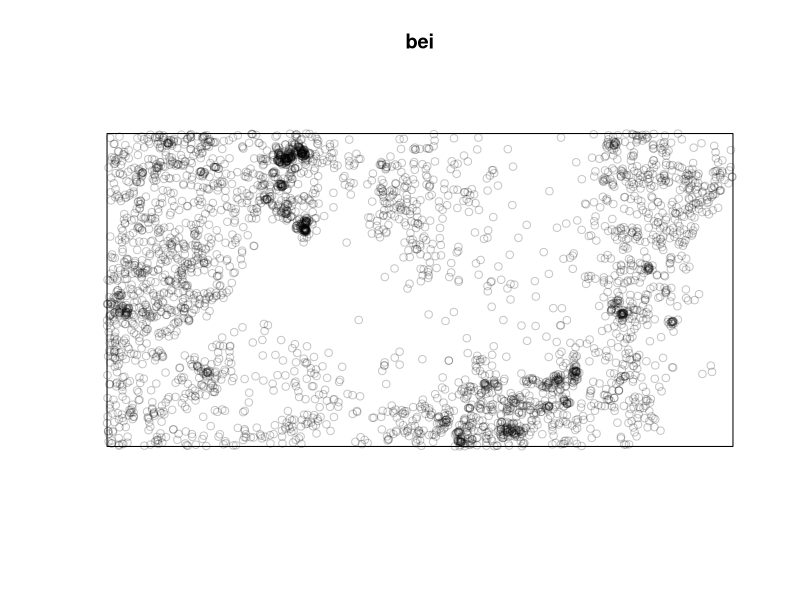
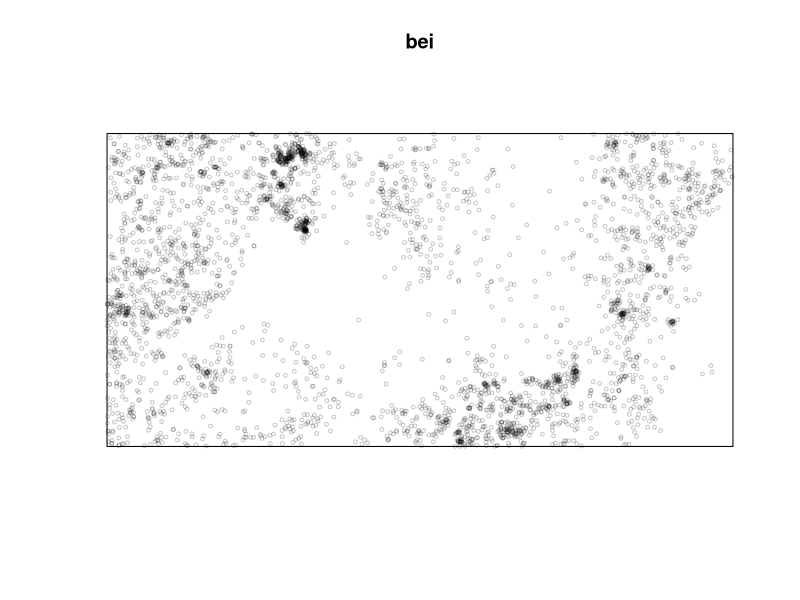
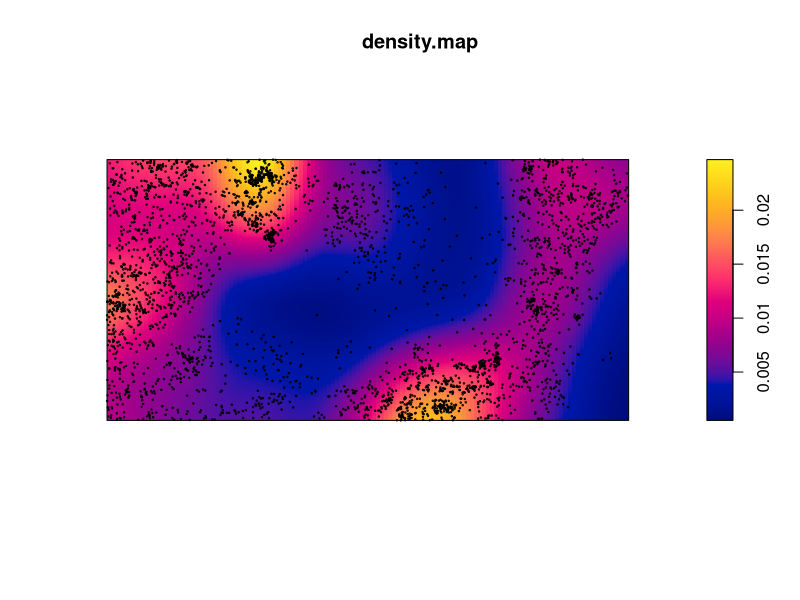
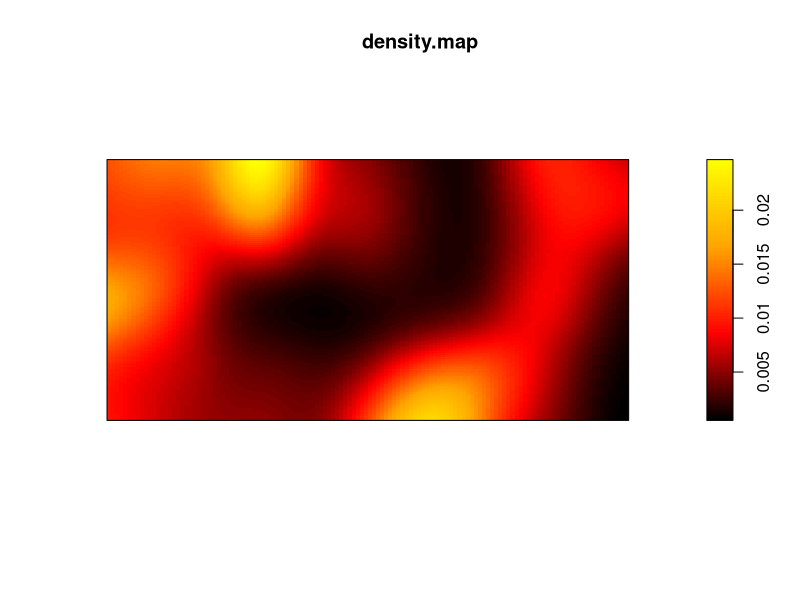
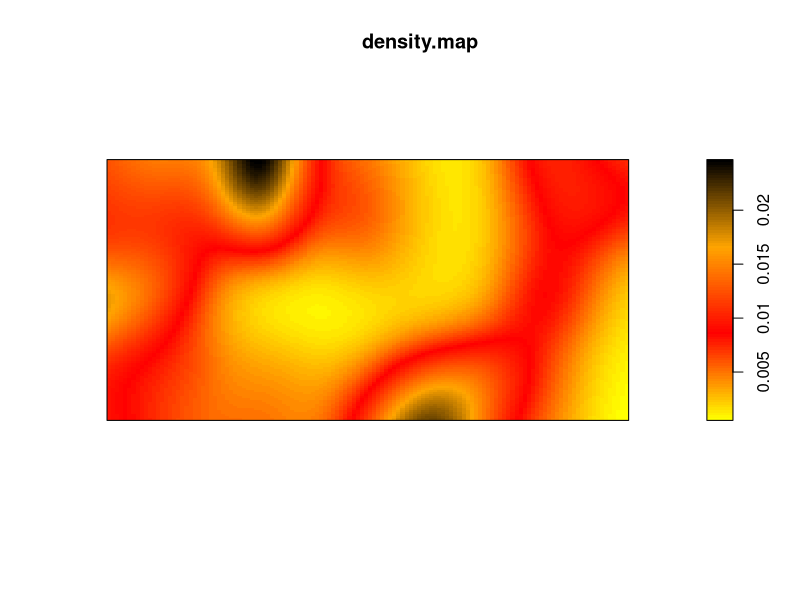
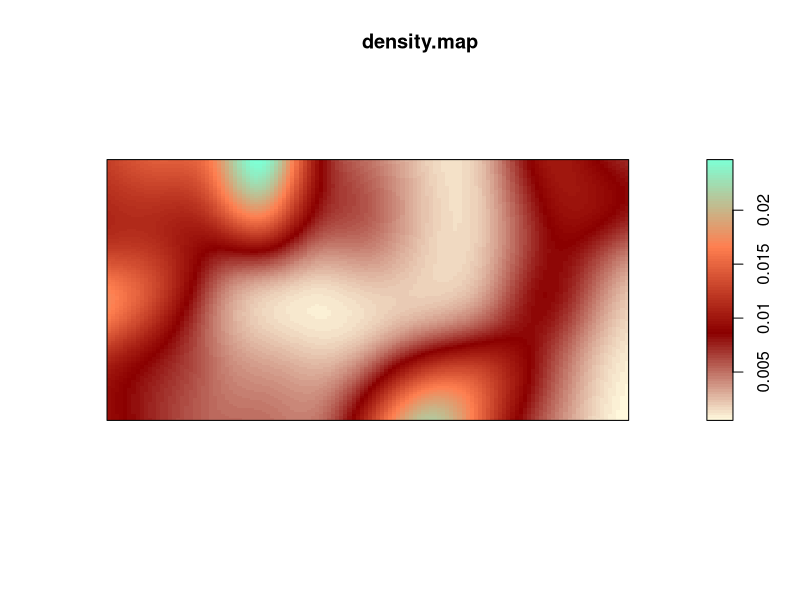
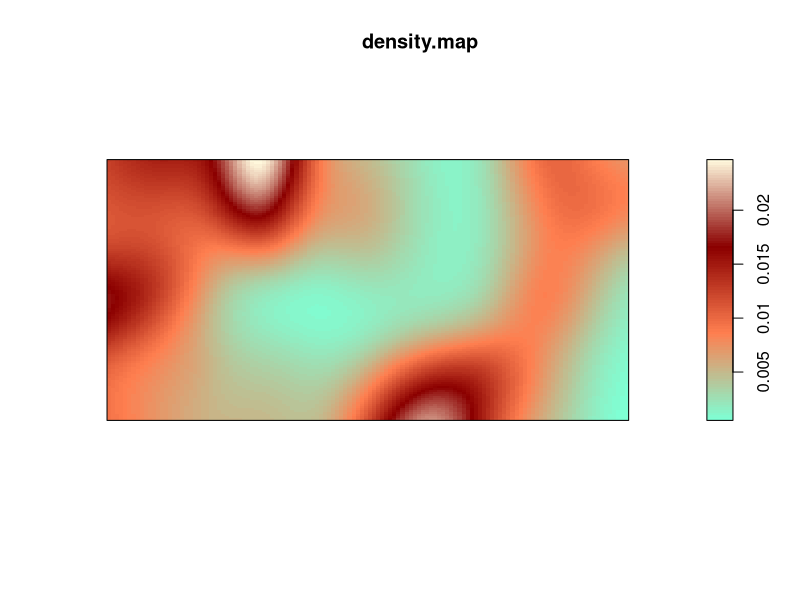
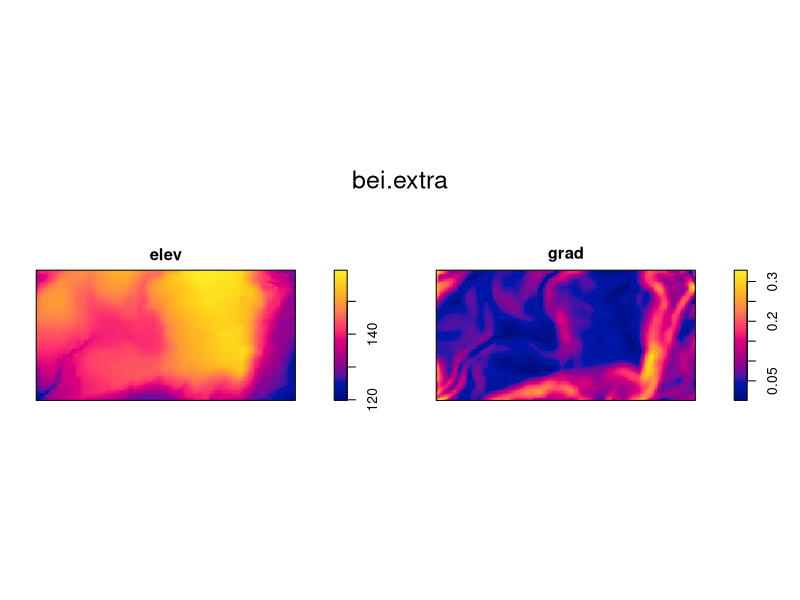

Recreate these plots in R, in order.
##give a look at "code from 0.2population" in professor github account

#Code related to population ecology

install.packages("spatstat")
library(spatstat)
library(terra)

#we will use the bei data set
plot(bei)
#on the environment we can se thousands of points, which represent
#the monitored number of trees in the Amazonia

#HOW TO CHANGE THE DOTS SIZE?
#we use the "cex" function
plot(bei, cex=0.5)
#this is a density map, how to calculate it as a continuous image?
#we consider each group of dots as a single unit
#each unit is going to be more or less dense according to the number
#of dots present in that area

#HOW TO PASS FROM POINTS TO CONTINUOUS SURFACE? 
#WE USE THE INTERPOLATION
#we use the "density" function to create the density map
#and we rename it
density.map <- density(bei)
density.map
#on the console is it shown that now we are working with pixels
#in this way we can now plot the density map
plot(density.map)
#blue is low density instead yellow is high density

#HOW TO PUT THE POINTS ON THE TOP OF THE DENSITY MAP?
#we use the "points" function, but not creating a new variable
#just adding it to the past "bei" plot
points(bei, cex=0.2)

#HOW TO CHANGE THE DENSITY MAP COLORS?
#We will use the "colorRampPalette" and concatenate the colors
#100 is the gradient
cl <- colorRampPalette(c("black", "red", "orange", "yellow"))(100)
plot(density.map, col=cl)

cl2 <-colorRampPalette(c("yellow", "red", "orange", "black"))(100)
plot(density.map, col=cl2)

#EXERCISE
#To built a new color palette
cl.ex <-colorRampPalette(c("cornsilk","darkred", "coral", "aquamarine"))(100)
plot(density.map, col=cl.ex)

cl.ex2 <-colorRampPalette(c("aquamarine", "coral", "darkred", "cornsilk"))(100)
plot(density.map, col=cl.ex2)

#HOW TO HAVE AN ADDITION VARIABLE?
#We use the "extra", in our case we will add the "elevation" to 
#the gradiant
plot(bei.extra)
#We set the elevation into an element which we call elev
#and we plot it, we will obtain only the elevation plot
elev <- bei.extra[[1]] #bei.extra$elev
plot(elev)

#HOW TO PLOT SEVERAL THINGS ALL TOGETHER?
#This is called "multiframe" argument
#the function that we are going to use is called "par"
#we will state how many rows and coloumns we want to plot inside
#the second frame, contained in the first one

par(mfrow=c(1,2))
plot(density.map)
plot(elev) #run all the elements together

par(mfrow=c(2,1))
plot(density.map)
plot(elev)

par(mfrow=c(1,2))
plot(density.map, col=cl.ex)
plot(density.map, col=cl.ex2)

par(mfrow=c(1,2))
plot(density.map, col=cl)
plot(density.map, col=cl2)

#EXERCISE
#Run three elements
par(mfrow=c(1,3))
plot(bei)
plot(density.map)
plot(elev)
